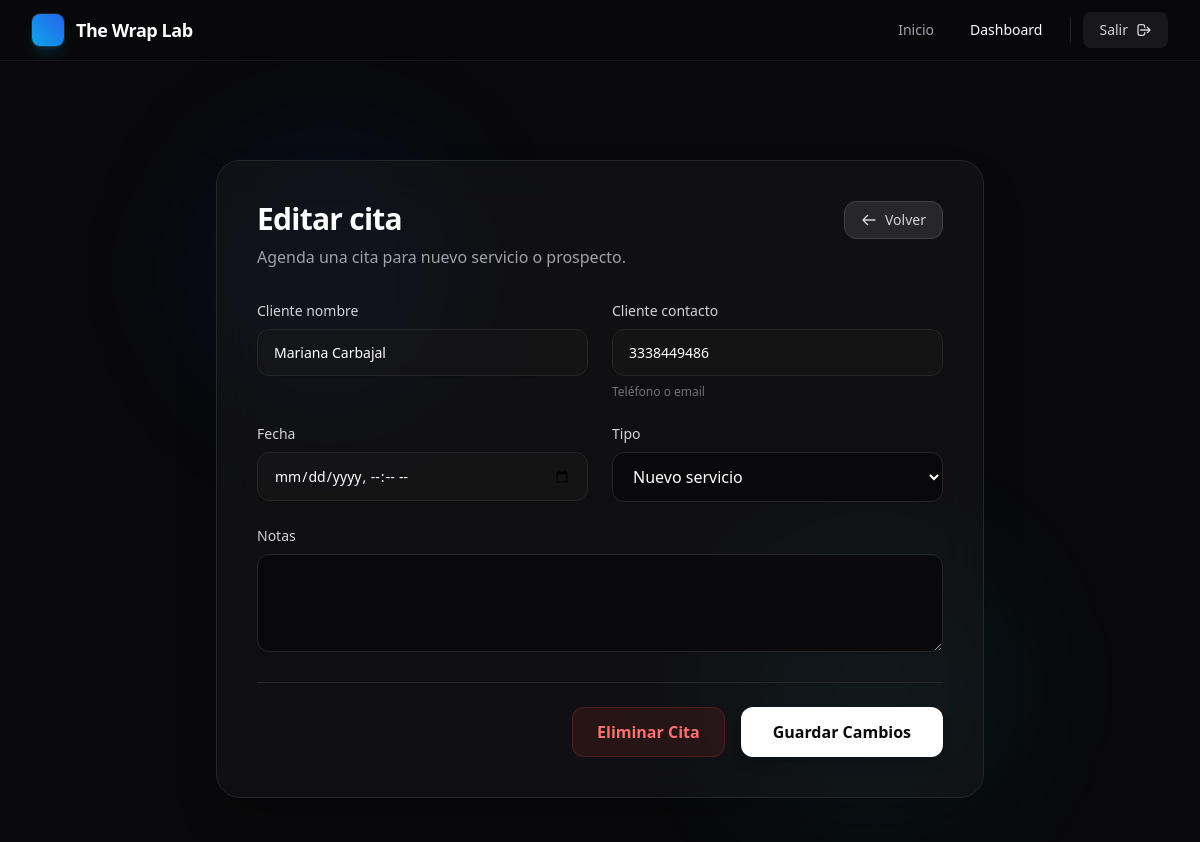
/dashboard/citas/1/editar/ (signed in), run on the app's committed database.
### taller/models.py (models this page shows, shortened)
class Cita(models.Model):
    class Tipo(models.TextChoices):
        SERVICIO = 'SERVICIO', 'Nuevo servicio'
        PROSPECTO = 'PROSPECTO', 'Prospecto'
    cliente_nombre = models.CharField(max_length=200)
    cliente_contacto = models.CharField(max_length=100, blank=True, help_text='Teléfono o email')
    fecha = models.DateTimeField()
    tipo = models.CharField(max_length=20, choices=Tipo.choices, default=Tipo.PROSPECTO)
    notas = models.TextField(blank=True)
    completada = models.BooleanField(default=False)
    creado_en = models.DateTimeField(auto_now_add=True)
    class Meta:
        ordering = ['fecha']

### taller/views.py (the view)
# urls.py: path('dashboard/citas/<int:pk>/editar/', views.cita_editar, name='cita_editar'),
@user_passes_test(_superuser_required)
def cita_editar(request: HttpRequest, pk: int) -> HttpResponse:
    cita = get_object_or_404(Cita, pk=pk)
    if request.method == 'POST':
        form = CitaForm(request.POST, instance=cita)
        if form.is_valid():
            form.save()
            messages.success(request, 'Cita actualizada.')
            return redirect('dashboard')
    else:
        form = CitaForm(instance=cita)
    return render(request, 'taller/cita_form.html', {'form': form, 'titulo': 'Editar cita', 'cita': cita})

### taller/forms.py
class CitaForm(forms.ModelForm):
    class Meta:
        model = Cita
        fields = ['cliente_nombre', 'cliente_contacto', 'fecha', 'tipo', 'notas']
        widgets = {
            'fecha': forms.DateTimeInput(attrs={'type': 'datetime-local'}),
            'notas': forms.Textarea(attrs={'rows': 3}),
        }
    def __init__(self, *args, **kwargs):
        super().__init__(*args, **kwargs)
        base = 'w-full rounded-xl border border-zinc-800 bg-zinc-950 px-4 py-3 text-white placeholder-zinc-500 shadow-sm transition focus:border-indigo-500 focus:outline-none focus:ring-1 focus:ring-indigo-500'
        for field in self.fields.values():
            field.widget.attrs['class'] = base

### taller/views.py (called while the page is built)
def _superuser_required(user) -> bool:
    return user.is_authenticated and user.is_superuser

### templates/taller/cita_form.html (shortened to what this page needs)
{% extends "taller/base.html" %}
{% block content %}
<div class="flex min-h-[60vh] flex-col items-center justify-center py-12">
  <div class="relative w-full max-w-3xl">
    <div class="absolute -left-4 -top-4 h-64 w-64 rounded-full bg-brand-blue/10 blur-3xl"></div>
    <div class="absolute -bottom-4 -right-4 h-64 w-64 rounded-full bg-cyan-500/10 blur-3xl"></div>
    <div class="relative rounded-3xl border border-zinc-800 bg-zinc-900/50 p-8 shadow-2xl backdrop-blur-xl sm:p-10">
      <div class="mb-8 flex flex-col gap-4 sm:flex-row sm:items-start sm:justify-between">
        <div>
          <h1 class="text-3xl font-bold tracking-tight text-white">{{ titulo|default:"Nueva cita" }}</h1>
          <p class="mt-2 text-zinc-400">
            Agenda una cita para nuevo servicio o prospecto.
          </p>
        </div>
        <a class="group flex items-center gap-2 rounded-xl border border-zinc-700 bg-zinc-800 px-4 py-2 text-sm font-medium text-zinc-300 transition hover:bg-zinc-700 hover:text-white"
          href="{% url 'dashboard' %}">
          <svg class="h-4 w-4 transition group-hover:-translate-x-0.5" fill="none" viewBox="0 0 24 24" stroke="currentColor" stroke-width="2">
            <path stroke-linecap="round" stroke-linejoin="round" d="M10 19l-7-7m0 0l7-7m-7 7h18" />
          </svg>
          Volver
        </a>
      </div>
      <form class="space-y-6" method="post">
        <div class="grid gap-6 sm:grid-cols-2">
          {% for field in form %}
          <div class="space-y-2 {% if field.name == 'notas' %}sm:col-span-2{% endif %}">
            <label class="block text-sm font-medium text-zinc-300" for="{{ field.id_for_label }}">
              {{ field.label }}
            </label>
            {{ field }}
            {% if field.help_text %}
              <p class="text-xs text-zinc-500">{{ field.help_text }}</p>
            {% endif %}
          </div>
          {% endfor %}
        </div>
        <div class="mt-8 flex flex-col-reverse gap-4 border-t border-zinc-800 pt-6 sm:flex-row sm:justify-end">
          {% if cita %}
          <a class="flex items-center justify-center rounded-xl border border-red-500/20 bg-red-500/10 px-6 py-3 font-semibold text-red-400 transition hover:bg-red-500/20 hover:text-red-300 focus:outline-none focus:ring-2 focus:ring-red-500 focus:ring-offset-2 focus:ring-offset-zinc-900"
             href="{% url 'cita_eliminar' pk=cita.pk %}">
            Eliminar Cita
          </a>
          {% endif %}
          <button
            class="flex-1 rounded-xl bg-white px-8 py-3 font-semibold text-zinc-950 shadow-lg transition hover:bg-zinc-200 hover:shadow-xl focus:outline-none focus:ring-2 focus:ring-zinc-400 focus:ring-offset-2 focus:ring-offset-zinc-900 sm:flex-none"
            type="submit">
            {% if cita %}Guardar Cambios{% else %}Agendar Cita{% endif %}
          </button>
        </div>
      </form>
    </div>
  </div>
</div>
{% endblock %}

### templates/taller/base.html (style rules this page uses)
input[type="text"], input[type="email"], input[type="password"], input[type="number"], input[type="date"], input[type="datetime-local"], select, textarea { width: 100%; background-color: rgba(24, 24, 27, 0.5); border: 1px solid #27272a; border-radius: 0.75rem; padding: 0.75rem 1rem; color: white; font-size: 0.875rem; transition: all 0.2s cubic-bezier(0.4, 0, 0.2, 1); outline: none; }
input::placeholder, textarea::placeholder { color: #71717a; }

### data on the page
Cita: form "Mariana Carbajal" "3338449486" "Nuevo servicio"

### other printed values
{{ titulo|default:"Nueva cita" }} "Editar cita"
{{ field.label }} "Cliente nombre" "Cliente contacto" "Fecha" "Tipo" "Notas"
{{ field.help_text }} "Teléfono o email"
